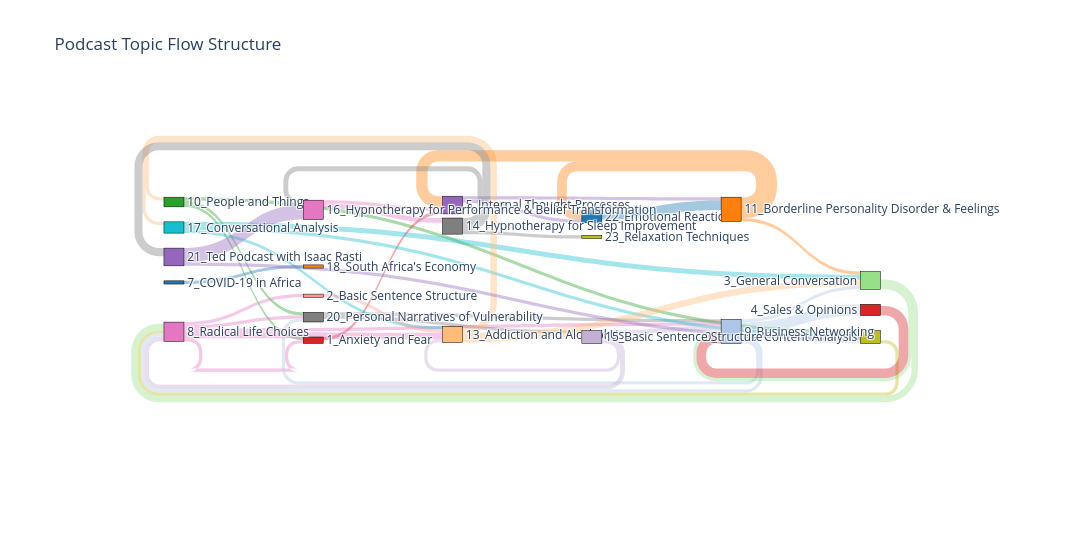

The code cell stored with this chart in its notebook:
### Markdown cell above
#### Narretive flow without outliers

### Code cell
sankey(G_clean, Weight=1) # Weight represent the transitional weight of each edge

### Figure 1 — Plotly figure (JSON) as saved in the notebook; plotly's stock layout.template omitted (floating-point values rounded to 4 significant figures)
{"data": [{"arrangement": "snap", "link": {"color": ["rgba(31, 119, 180, 0.4)", "rgba(44, 160, 44, 0.4)", "rgba(44, 160, 44, 0.4)", "rgba(44, 160, 44, 0.4)", "rgba(214, 39, 40, 0.4)", "rgba(148, 103, 189, 0.4)", "rgba(148, 103, 189, 0.4)", "rgba(227, 119, 194, 0.4)", "rgba(227, 119, 194, 0.4)", "rgba(227, 119, 194, 0.4)", "rgba(227, 119, 194, 0.4)", "rgba(227, 119, 194, 0.4)", "rgba(127, 127, 127, 0.4)", "rgba(127, 127, 127, 0.4)", "rgba(188, 189, 34, 0.4)", "rgba(23, 190, 207, 0.4)", "rgba(23, 190, 207, 0.4)", "rgba(23, 190, 207, 0.4)", "rgba(174, 199, 232, 0.4)", "rgba(174, 199, 232, 0.4)", "rgba(174, 199, 232, 0.4)", "rgba(174, 199, 232, 0.4)", "rgba(174, 199, 232, 0.4)", "rgba(255, 187, 120, 0.4)", "rgba(255, 187, 120, 0.4)", "rgba(255, 187, 120, 0.4)", "rgba(255, 187, 120, 0.4)", "rgba(152, 223, 138, 0.4)", "rgba(152, 223, 138, 0.4)", "rgba(255, 152, 150, 0.4)", "rgba(197, 176, 213, 0.4)", "rgba(197, 176, 213, 0.4)", "rgba(197, 176, 213, 0.4)", "rgba(31, 119, 180, 0.4)", "rgba(255, 127, 14, 0.4)", "rgba(255, 127, 14, 0.4)", "rgba(255, 127, 14, 0.4)", "rgba(214, 39, 40, 0.4)", "rgba(148, 103, 189, 0.4)", "rgba(148, 103, 189, 0.4)", "rgba(227, 119, 194, 0.4)", "rgba(227, 119, 194, 0.4)", "rgba(127, 127, 127, 0.4)", "rgba(127, 127, 127, 0.4)", "rgba(127, 127, 127, 0.4)"], "source": [0, 2, 2, 2, 3, 4, 4, 6, 6, 6, 6, 6, 7, 7, 8, 9, 9, 9, 10, 10, 10, 10, 10, 11, 11, 11, 11, 12, 12, 13, 14, 14, 14, 15, 16, 16, 16, 18, 19, 19, 21, 21, 22, 22, 22], "target": [1, 7, 3, 8, 4, 15, 16, 13, 3, 11, 10, 7, 14, 10, 6, 8, 11, 12, 8, 6, 7, 12, 18, 12, 2, 9, 14, 6, 10, 11, 6, 11, 10, 16, 12, 15, 4, 10, 21, 8, 22, 4, 21, 19, 23], "value": [2, 2, 2, 2, 2, 2, 2, 2, 2, 4, 2, 2, 2, 2, 2, 2, 2, 3, 2, 2, 2, 2, 7, 4, 2, 2, 2, 4, 2, 2, 3, 2, 3, 6, 2, 6, 7, 6, 9, 2, 3, 2, 3, 5, 2]}, "node": {"align": "left", "color": ["#1f77b4", "#ff7f0e", "#2ca02c", "#d62728", "#9467bd", "#8c564b", "#e377c2", "#7f7f7f", "#bcbd22", "#17becf", "#aec7e8", "#ffbb78", "#98df8a", "#ff9896", "#c5b0d5", "#1f77b4", "#ff7f0e", "#2ca02c", "#d62728", "#9467bd", "#8c564b", "#e377c2", "#7f7f7f", "#bcbd22"], "label": ["7_COVID-19 in Africa", "18_South Africa's Economy", "10_People and Things", "1_Anxiety and Fear", "5_Internal Thought Processes", "19_Cancer Grief and Recovery", "8_Radical Life Choices", "20_Personal Narratives of Vulnerability", "0_Podcast Content Analysis", "17_Conversational Analysis", "9_Business Networking", "13_Addiction and Alcohol Use", "3_General Conversation", "2_Basic Sentence Structure", "15_Basic Sentence Structure", "22_Emotional Reactions", "11_Borderline Personality Disorder & Feelings", "12_Vegan Lifestyle", "4_Sales & Opinions", "21_Ted Podcast with Isaac Rasti", "6_Intermittent Fasting and Weight Loss", "16_Hypnotherapy for Performance & Belief Transformation", "14_Hypnotherapy for Sleep Improvement", "23_Relaxation Techniques"], "line": {"color": "black", "width": 0.5}, "pad": 15, "thickness": 20}, "type": "sankey", "valueformat": ".0f", "valuesuffix": "TWh"}], "layout": {"font": {"size": 12}, "height": 550, "title": {"text": "Podcast Topic Flow Structure"}, "width": 1400}}
